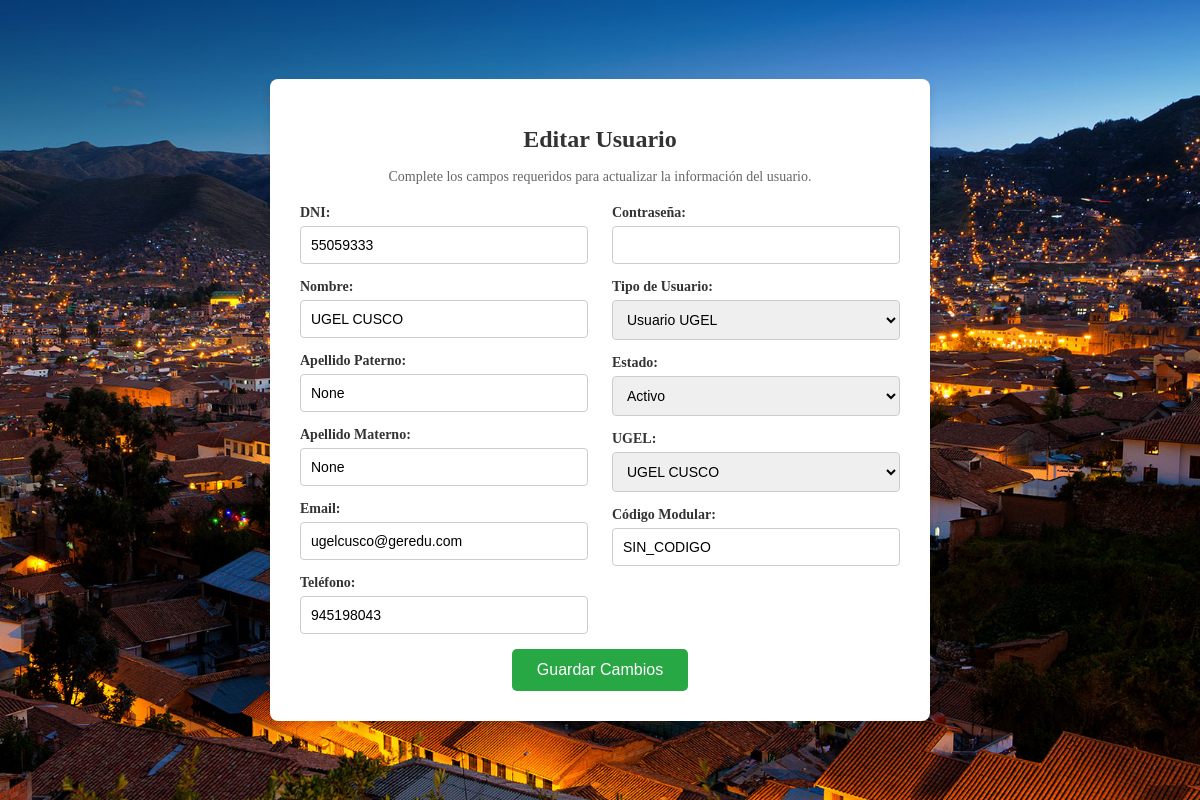
Screenshot of /editar_usuario/2/ (signed in) with the database file from the repository.
### app/models.py (models this page shows, shortened)
class Usuario(AbstractBaseUser):
    dni = models.IntegerField(unique=True)
    nombre = models.CharField(max_length=255)
    apellido_paterno = models.CharField(max_length=255)
    apellido_materno = models.CharField(max_length=255)
    email = models.EmailField(unique=True)
    telefono = models.CharField(max_length=20, blank=True, null=True)
    tipo_usuario = models.CharField(max_length=15, choices=[
        ('REGIONAL', 'Usuario Regional'),
        ('UGEL', 'Usuario UGEL'),
        ('DIRECTOR', 'Director'),
    ])
    estado = models.CharField(max_length=10, choices=[
        ('ACTIVO', 'Activo'),
        ('INACTIVO', 'Inactivo'),
    ], default='ACTIVO')
    permisos = models.JSONField(default=dict, blank=True, null=True)
    ugel = models.ForeignKey('Ugel', on_delete=models.SET_NULL, null=True, blank=True, related_name="usuarios")
    codigo_modular = models.CharField(max_length=15, blank=True, null=True, default="SIN_CODIGO")  # Nuevo atributo para DIRECTORES
    is_staff = models.BooleanField(default=False)
    is_superuser = models.BooleanField(default=False)
    USERNAME_FIELD = 'email'
    REQUIRED_FIELDS = ['dni', 'nombre', 'apellido_paterno']
    objects = UsuarioManager()

### app/views.py (the view)
# urls.py: path('editar_usuario/<int:id>/', views.editar_usuario, name='editar_usuario'),
@login_required
def editar_usuario(request, id):
    usuario = get_object_or_404(Usuario, id=id)  # Fetch the user by ID
    if request.method == 'POST':
        form = UsuarioForm(request.POST, instance=usuario)  # Use a form to handle the post data
        if form.is_valid():
            form.save()
            return redirect('control_usuarios')  # Redirect after saving changes
    else:
        form = UsuarioForm(instance=usuario)  # Display the current user data in the form
    return render(request, 'app/editar_usuario.html', {'form': form, 'usuario': usuario})

### app/forms.py (shortened to what this page needs)
class UsuarioForm(forms.ModelForm):
    class Meta:
        model = Usuario
        fields = [
            'dni', 'nombre', 'apellido_paterno', 'apellido_materno',
            'email', 'telefono', 'password', 'tipo_usuario', 'estado', 'ugel', 'codigo_modular'
        ]
        widgets = {
            'dni': forms.TextInput(attrs={
                'pattern': '[0-9]{8}',
                'maxlength': '8',
                'inputmode': 'numeric',
                'title': 'Ingrese exactamente 8 dígitos numéricos'
            }),
            'telefono': forms.TextInput(attrs={
                'pattern': '[0-9]{9}',
                'maxlength': '9',
                'inputmode': 'numeric',
                'title': 'Ingrese exactamente 9 dígitos numéricos'
            }),
            'password': forms.PasswordInput(),
        }

### app/models.py (called while the page is built)
    def __str__(self):
        return self.nombre

### templates/app/editar_usuario.html (shortened to what this page needs)
<!DOCTYPE html>
<html lang="es">
<head>
    {% load static %}
    <link rel="stylesheet" href="{% static 'app/style-form.css' %}">
</head>
<body>
    <div class="background">
        <div class="form-container">
            <div class="form-header">
                <h1>Editar Usuario</h1>
                <p>Complete los campos requeridos para actualizar la información del usuario.</p>
            </div>
            <form method="post">
                <div class="form-row">
                    <div class="form-column">
                        <div class="form-group">
                            <label for="id_dni">DNI:</label>
                            {{ form.dni }}
                        </div>
                        <div class="form-group">
                            <label for="id_nombre">Nombre:</label>
                            {{ form.nombre }}
                        </div>
                        <div class="form-group">
                            <label for="id_apellido_paterno">Apellido Paterno:</label>
                            {{ form.apellido_paterno }}
                        </div>
                        <div class="form-group">
                            <label for="id_apellido_materno">Apellido Materno:</label>
                            {{ form.apellido_materno }}
                        </div>
                        <div class="form-group">
                            <label for="id_email">Email:</label>
                            {{ form.email }}
                        </div>
                        <div class="form-group">
                            <label for="id_telefono">Teléfono:</label>
                            {{ form.telefono }}
                        </div>
                    </div>
                    <div class="form-column">
                        <div class="form-group">
                            <label for="id_password">Contraseña:</label>
                            {{ form.password }}
                        </div>
                        <div class="form-group">
                            <label for="id_tipo_usuario">Tipo de Usuario:</label>
                            {{ form.tipo_usuario }}
                        </div>
                        <div class="form-group">
                            <label for="id_estado">Estado:</label>
                            {{ form.estado }}
                        </div>
                        <div class="form-group">
                            <label for="id_ugel">UGEL:</label>
                            {{ form.ugel }}
                        </div>
                        <div class="form-group">
                            <label for="id_codigo_modular">Código Modular:</label>
                            {{ form.codigo_modular }}
                        </div>
                    </div>
                </div>
                <div class="form-submit">
                    <button type="submit">Guardar Cambios</button>
                </div>
            </form>
        </div>
    </div>
</body>
</html>

### app/static/app/style-form.css (style rules this page uses)
.background { background-image: url(cusco.jpg); background-size: cover; background-position: center; background-repeat: no-repeat; position: relative; height: 100vh; display: flex; justify-content: center; align-items: center; }
.background::after { content: ""; position: absolute; top: 0; left: 0; width: 100%; height: 100%; background-color: rgba(0, 0, 0, 0.5); z-index: -1; }
.form-container { background-color: #ffffff; padding: 30px; border-radius: 8px; box-shadow: 0 4px 8px rgba(0, 0, 0, 0.1); width: 100%; max-width: 600px; }
.form-header { text-align: center; margin-bottom: 20px; }
.form-header h1 { font-size: 24px; color: #333; }
.form-header p { font-size: 14px; color: #666; }
.form-row { display: flex; justify-content: space-between; }
.form-column { width: 48%; }
.form-group { margin-bottom: 15px; }
label { font-size: 14px; font-weight: bold; color: #333; display: block; margin-bottom: 5px; }
input, select { width: 100%; padding: 10px; border: 1px solid #ccc; border-radius: 4px; font-size: 14px; box-sizing: border-box; }
input[type="password"] { font-family: Arial, sans-serif; }
.form-submit { text-align: center; }
button { background-color: #28a745; color: white; padding: 12px 25px; font-size: 16px; border: none; border-radius: 5px; cursor: pointer; transition: background-color 0.3s ease; }
body, .form-container, form { margin: 0; padding: 2; }

### rows the page displays
Usuario: dni "55059333", nombre "UGEL CUSCO", apellido_paterno "None", apellido_materno "None", email "ugelcusco@geredu.com", telefono "945198043", tipo_usuario "Usuario UGEL", estado "Activo", ugel "UGEL CUSCO", codigo_modular "SIN_CODIGO"
